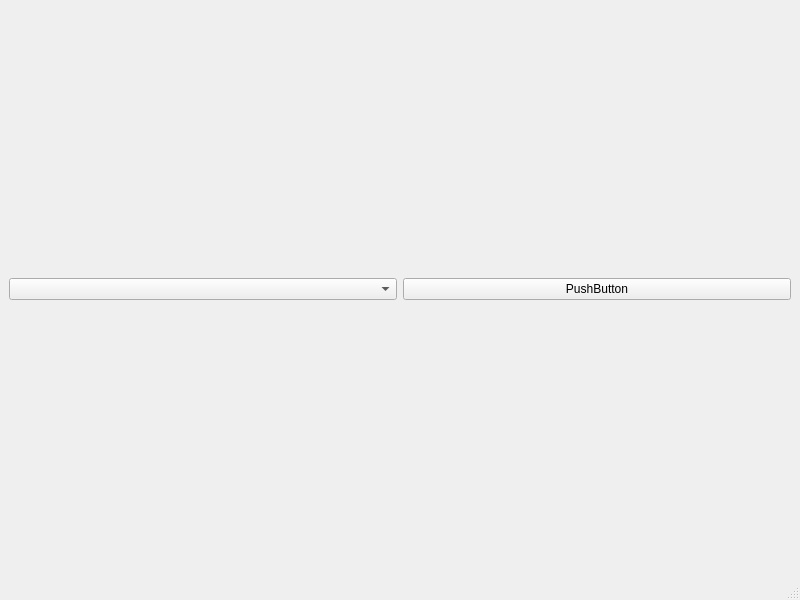
<?xml version="1.0" encoding="UTF-8"?>
<ui version="4.0">
 <class>MainWindow</class>
 <widget class="QMainWindow" name="MainWindow">
  <property name="geometry">
   <rect>
    <x>0</x>
    <y>0</y>
    <width>800</width>
    <height>600</height>
   </rect>
  </property>
  <property name="windowTitle">
   <string>MainWindow</string>
  </property>
  <widget class="QWidget" name="centralwidget">
   <layout class="QGridLayout" name="gridLayout">
    <item row="0" column="0">
     <widget class="QComboBox" name="comboBox">
      <property name="editable">
       <bool>false</bool>
      </property>
      <item>
       <property name="text">
        <string/>
       </property>
      </item>
      <item>
       <property name="text">
        <string>1</string>
       </property>
      </item>
      <item>
       <property name="text">
        <string>2</string>
       </property>
      </item>
      <item>
       <property name="text">
        <string>3</string>
       </property>
      </item>
     </widget>
    </item>
    <item row="0" column="1">
     <widget class="QPushButton" name="pushButton">
      <property name="text">
       <string>PushButton</string>
      </property>
     </widget>
    </item>
   </layout>
  </widget>
  <widget class="QMenuBar" name="menubar">
   <property name="geometry">
    <rect>
     <x>0</x>
     <y>0</y>
     <width>800</width>
     <height>21</height>
    </rect>
   </property>
  </widget>
  <widget class="QStatusBar" name="statusbar"/>
 </widget>
 <resources/>
 <connections/>
</ui>
